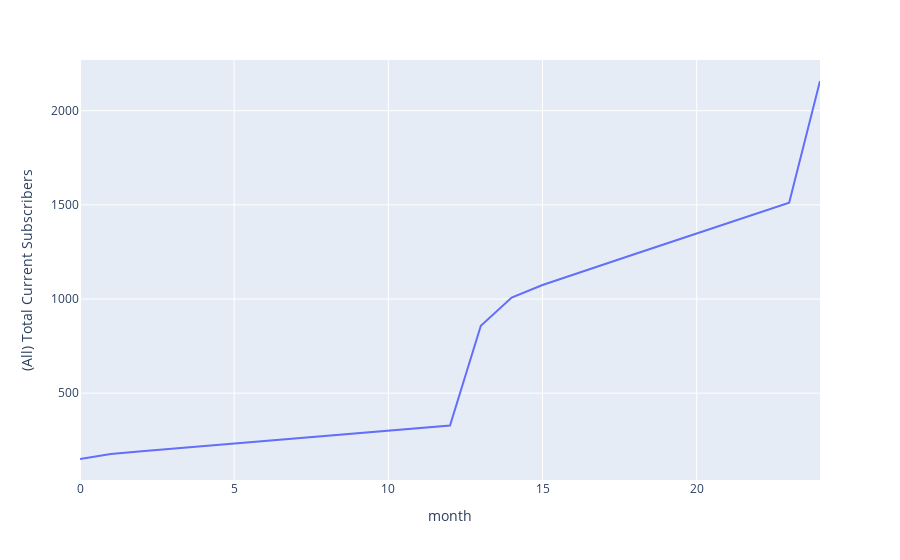

Notebook code for this chart:
### Code cell
px.line(subscribers,
        x = 'month',
        y = "(All) Total Current Subscribers")

### Figure 1 — Plotly figure (JSON) as saved in the notebook; plotly's stock layout.template omitted (floating-point values rounded to 4 significant figures)
{"data": [{"hovertemplate": "month=%{x}<br>(All) Total Current Subscribers=%{y}<extra></extra>", "legendgroup": "", "line": {"color": "#636efa", "dash": "solid"}, "marker": {"symbol": "circle"}, "mode": "lines", "name": "", "orientation": "v", "showlegend": false, "type": "scatter", "x": [0, 1, 2, 3, 4, 5, 6, 7, 8, 9, 10, 11, 12, 13, 14, 15, 16, 17, 18, 19, 20, 21, 22, 23, 24], "xaxis": "x", "y": [150, 176, 190.5, 204.3, 218.0, 231.7, 245.4, 259.1, 272.8, 286.5, 300.2, 313.9, 327.7, 858.0, 1008.0, 1074.0, 1130.0, 1185.0, 1239.0, 1293.0, 1348.0, 1402.0, 1456.0, 1511.0, 2158.0], "yaxis": "y"}], "layout": {"legend": {"tracegroupgap": 0}, "margin": {"t": 60}, "xaxis": {"anchor": "y", "domain": [0, 1], "title": {"text": "month"}}, "yaxis": {"anchor": "x", "domain": [0, 1], "title": {"text": "(All) Total Current Subscribers"}}}}
